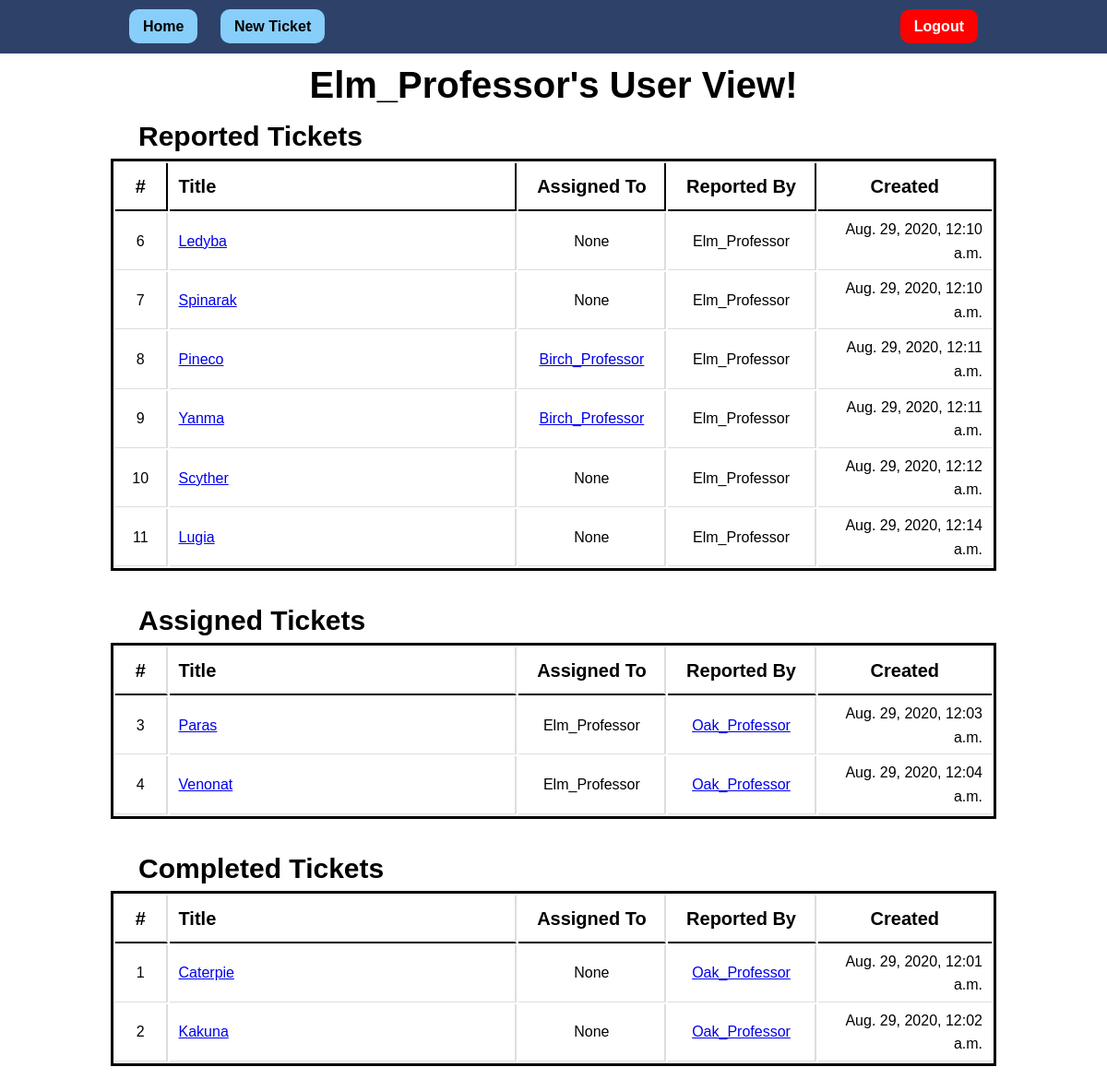
Screenshot of /userdetail/3/ (signed in) with the database file from the repository.
### bugtracker_app/models.py (models this page shows)
class MyUser(AbstractUser):
    bio = models.TextField(blank=True, null=True)
    def __str__(self):
        return self.username

class Ticket(models.Model):
    title = models.CharField(max_length=300)
    date = models.DateTimeField(default=timezone.now)
    description = models.TextField(default="")
    filed_by = models.ForeignKey(
        MyUser, on_delete=models.CASCADE, related_name="filed_by"
    )
    assigned_to = models.ForeignKey(
        MyUser,
        on_delete=models.CASCADE,
        related_name="assigned_to",
        blank=True,
        null=True,
        default=None,
    )
    completed_by = models.ForeignKey(
        MyUser,
        on_delete=models.CASCADE,
        related_name="completed_by",
        blank=True,
        null=True,
        default=None,
    )
    NEW = "New"
    IN_PROGRESS = "In Progress"
    DONE = "Done"
    INVALID = "Invalid"
    STATUS_CHOICES = [
        (NEW, "New"),
        (IN_PROGRESS, "In Progress"),
        (DONE, "Done"),
        (INVALID, "Invalid"),
    ]
    status = models.CharField(
        max_length=11,
        choices=STATUS_CHOICES,
        default=NEW,
    )

### bugtracker_app/views.py (the view)
# urls.py: path('userdetail/<int:user_id>/', views.user_detail_view),
@login_required
def user_detail_view(request, user_id):
    current_user = models.MyUser.objects.filter(id=user_id).first()
    user_tickets = models.Ticket.objects.filter(filed_by=current_user)
    user_assigned = models.Ticket.objects.filter(assigned_to=current_user)
    user_completed = models.Ticket.objects.filter(completed_by=current_user)
    return render(
        request,
        "user_detail.html",
        {
            "headline": "User View!",
            "current_user": current_user,
            "user_tickets": user_tickets,
            "user_assigned": user_assigned,
            "user_completed": user_completed,
        },
    )

### templates/user_detail.html (shortened to what this page needs)
<!DOCTYPE html>
<html lang="en">
    <head>
        {% load static %}
        <link rel="stylesheet" href="{% static 'user_detail.css' %}" />
    </head>
    <body>
        <nav id="nav">
            <div class="container">
                <ul>
                    <a href="/">
                        <li id="blue"><strong>Home</strong></li>
                    </a>
                    <a href="/addticket/">
                        <li id="blue"><strong>New Ticket</strong></li>
                    </a>
                    <a id="right" href="/logout/">
                        <li id="red"><strong>Logout</strong></li>
                    </a>
                </ul>
            </div>
        </nav>
        <h1 class="container">{{ current_user }}'s {{ headline }}</h1>
        <div class="container">
            <table>
                <h2>Reported Tickets</h2>
                <tr>
                    <th id="numH">#</th>
                    <th id="titleH">Title</th>
                    <th id="assignedH">Assigned To</th>
                    <th id="reportedH">Reported By</th>
                    <th id="createdH">Created</th>
                </tr>
                {% for uno in user_tickets %}
                <tr>
                    <td id="num">{{uno.id}}</td>
                    <td id="title">
                        <a href="/ticketdetail/{{ uno.id }}/">{{uno.title}}</a>
                    </td>
                    <td id="assigned">
                        {% if uno.assigned_to %}
                        <a href="/userdetail/{{ uno.filed_by.id }}/">
                            {{uno.assigned_to}}
                        </a>
                        {% else %} {{uno.assigned_to}} {% endif %}
                    </td>
                    <td id="reported">{{uno.filed_by}}</td>
                    <td id="created">{{uno.date}}</td>
                </tr>
                {% endfor %}
            </table>
        </div>
        <div class="container">
            <table>
                <h2>Assigned Tickets</h2>
                <tr>
                    <th id="num">#</th>
                    <th id="title">Title</th>
                    <th id="assigned">Assigned To</th>
                    <th id="reported">Reported By</th>
                    <th id="createdH">Created</th>
                </tr>
                {% for uno in user_assigned %}
                <tr>
                    <td id="num">{{uno.id}}</td>
                    <td id="title">
                        <a href="/ticketdetail/{{ uno.id }}/">{{uno.title}}</a>
                    </td>
                    <td id="reported">{{uno.assigned_to}}</td>
                    <td id="assigned">
                        <a href="/userdetail/{{ uno.filed_by.id }}/">
                            {{uno.filed_by}}
                        </a>
                    </td>
                    <td id="created">{{uno.date}}</td>
                </tr>
                {% endfor %}
            </table>
        </div>
        <div class="container">
            <table>
                <h2>Completed Tickets</h2>
                <tr>
                    <th id="num">#</th>
                    <th id="title">Title</th>
                    <th id="assigned">Assigned To</th>
                    <th id="reported">Reported By</th>
                    <th id="createdH">Created</th>
                </tr>
                {% for uno in user_completed %}
                <tr>
                    <td id="num">{{uno.id}}</td>
                    <td id="title">
                        <a href="/ticketdetail/{{ uno.id }}/">{{uno.title}}</a>
                    </td>
                    <td id="assigned">
                        {% if uno.assigned_to %} {{uno.assigned_to}} {% else %}
                        {{uno.assigned_to}} {% endif %}
                    </td>
                    <td id="reported">
                        <a href="/userdetail/{{ uno.filed_by.id }}/">
                            {{uno.filed_by}}
                        </a>
                    </td>
                    <td id="created">{{uno.date}}</td>
                </tr>
                {% endfor %}
            </table>
        </div>
    </body>
</html>

### static/user_detail.css (style rules this page uses)
body { font-family: Arial, Helvetica, sans-serif; font-size: 16px; margin: 0; line-height: 1.6; }
.container { width: 80%; margin: auto; overflow: hidden; }
#nav { display: flex; background: #2e4169; color: #fff; position: fixed; top: 0; width: 100%; }
#nav ul { padding: 0; list-style: none; }
#nav li { display: inline; padding: 10px 15px; }
#nav #blue { color: black; background: lightskyblue; margin-left: 20px; border-radius: 10px; }
#nav #red { color: white; background: red; margin-right: 20px; border-radius: 10px; }
#nav #right { float: right; }
#nav a { color: #fff; text-decoration: none; }
h1 { padding-top: 60px; font-size: 40px; text-align: center; }
h2 { font-size: 30px; text-align: left; padding-left: 30px; margin: 0; }
table { width: 100%; border: 3px solid black; width: 100%; margin-bottom: 30px; }
th { height: 40px; padding: 5px 10px; text-align: left; border-bottom: 2px solid #000; word-wrap: break-word; font-size: 20px; }
td { padding: 5px 10px; text-align: left; border-bottom: 1px solid #ddd; word-wrap: break-word; }
#numH { border-right: 2px solid #000; text-align: center; width: 6%; }
#num { border-right: 2px solid #ddd; text-align: center; width: 6%; }
#titleH { border-right: 2px solid #000; width: 40%; }
#title { border-right: 2px solid #ddd; width: 40%; }
#assignedH { border-right: 2px solid #000; text-align: center; width: 17%; }
#assigned { border-right: 2px solid #ddd; text-align: center; width: 17%; }
#reportedH { border-right: 2px solid #000; text-align: center; width: 17%; }
#reported { border-right: 2px solid #ddd; text-align: center; width: 17%; }
#createdH { text-align: center; width: 20%; }
#created { text-align: right; width: 20%; }

### rows the page displays
MyUser: username "Elm_Professor"
Ticket: id "6", title "Ledyba", assigned_to "None", filed_by "Elm_Professor", date "Aug. 29, 2020, 12:10 a.m."
Ticket: id "7", title "Spinarak", assigned_to "None", filed_by "Elm_Professor", date "Aug. 29, 2020, 12:10 a.m."
Ticket: id "8", title "Pineco", assigned_to "Birch_Professor", filed_by "Elm_Professor", date "Aug. 29, 2020, 12:11 a.m."
Ticket: id "9", title "Yanma", assigned_to "Birch_Professor", filed_by "Elm_Professor", date "Aug. 29, 2020, 12:11 a.m."
Ticket: id "10", title "Scyther", assigned_to "None", filed_by "Elm_Professor", date "Aug. 29, 2020, 12:12 a.m."
Ticket: id "11", title "Lugia", assigned_to "None", filed_by "Elm_Professor", date "Aug. 29, 2020, 12:14 a.m."
Ticket: id "3", title "Paras", assigned_to "Elm_Professor", filed_by "Oak_Professor", date "Aug. 29, 2020, 12:03 a.m."
Ticket: id "4", title "Venonat", assigned_to "Elm_Professor", filed_by "Oak_Professor", date "Aug. 29, 2020, 12:04 a.m."
Ticket: id "1", title "Caterpie", assigned_to "None", filed_by "Oak_Professor", date "Aug. 29, 2020, 12:01 a.m."
Ticket: id "2", title "Kakuna", assigned_to "None", filed_by "Oak_Professor", date "Aug. 29, 2020, 12:02 a.m."

### other values shown
{{ headline }} "User View!"
